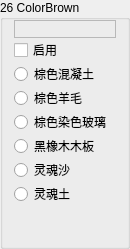
                 <widget class="QGroupBox" name="Base26">
                  <property name="sizePolicy">
                   <sizepolicy hsizetype="Fixed" vsizetype="Preferred">
                    <horstretch>0</horstretch>
                    <verstretch>0</verstretch>
                   </sizepolicy>
                  </property>
                  <property name="minimumSize">
                   <size>
                    <width>130</width>
                    <height>0</height>
                   </size>
                  </property>
                  <property name="maximumSize">
                   <size>
                    <width>130</width>
                    <height>16777215</height>
                   </size>
                  </property>
                  <property name="autoFillBackground">
                   <bool>true</bool>
                  </property>
                  <property name="title">
                   <string>26 ColorBrown</string>
                  </property>
                  <property name="flat">
                   <bool>false</bool>
                  </property>
                  <layout class="QVBoxLayout" name="verticalLayout_39">
                   <property name="spacing">
                    <number>0</number>
                   </property>
                   <property name="topMargin">
                    <number>0</number>
                   </property>
                   <property name="bottomMargin">
                    <number>0</number>
                   </property>
                   <item>
                    <widget class="QLabel" name="Color26">
                     <property name="font">
                      <font>
                       <family>微软雅黑</family>
                       <pointsize>9</pointsize>
                      </font>
                     </property>
                     <property name="frameShape">
                      <enum>QFrame::StyledPanel</enum>
                     </property>
                     <property name="text">
                      <string/>
                     </property>
                    </widget>
                   </item>
                   <item>
                    <widget class="QCheckBox" name="Enable26">
                     <property name="text">
                      <string>启用</string>
                     </property>
                    </widget>
                   </item>
                   <item>
                    <widget class="QRadioButton" name="is26Concrete">
                     <property name="text">
                      <string>棕色混凝土</string>
                     </property>
                     <property name="icon">
                      <iconset resource="../BlockTextures.qrc">
                       <normaloff>:/new/Textures/Slope/block/brown_concrete.png</normaloff>:/new/Textures/Slope/block/brown_concrete.png</iconset>
                     </property>
                    </widget>
                   </item>
                   <item>
                    <widget class="QRadioButton" name="is26Wool">
                     <property name="text">
                      <string>棕色羊毛</string>
                     </property>
                     <property name="icon">
                      <iconset resource="../BlockTextures.qrc">
                       <normaloff>:/new/Textures/Slope/block/brown_wool.png</normaloff>:/new/Textures/Slope/block/brown_wool.png</iconset>
                     </property>
                    </widget>
                   </item>
                   <item>
                    <widget class="QRadioButton" name="is26StainedGlass">
                     <property name="text">
                      <string>棕色染色玻璃</string>
                     </property>
                     <property name="icon">
                      <iconset resource="../BlockTextures.qrc">
                       <normaloff>:/new/Textures/Slope/block/brown_stained_glass.png</normaloff>:/new/Textures/Slope/block/brown_stained_glass.png</iconset>
                     </property>
                    </widget>
                   </item>
                   <item>
                    <widget class="QRadioButton" name="is26DarkOakPlanks">
                     <property name="text">
                      <string>黑橡木木板</string>
                     </property>
                     <property name="icon">
                      <iconset resource="../BlockTextures.qrc">
                       <normaloff>:/new/Textures/Slope/block/dark_oak_planks.png</normaloff>:/new/Textures/Slope/block/dark_oak_planks.png</iconset>
                     </property>
                    </widget>
                   </item>
                   <item>
                    <widget class="QRadioButton" name="is26SoulSand">
                     <property name="text">
                      <string>灵魂沙</string>
                     </property>
                     <property name="icon">
                      <iconset resource="../BlockTextures.qrc">
                       <normaloff>:/new/Textures/Slope/block/soul_sand.png</normaloff>:/new/Textures/Slope/block/soul_sand.png</iconset>
                     </property>
                    </widget>
                   </item>
                   <item>
                    <widget class="QRadioButton" name="is26SoulSoil">
                     <property name="text">
                      <string>灵魂土</string>
                     </property>
                     <property name="icon">
                      <iconset resource="../BlockTextures.qrc">
                       <normaloff>:/new/Textures/Slope/block/soul_soil.png</normaloff>:/new/Textures/Slope/block/soul_soil.png</iconset>
                     </property>
                    </widget>
                   </item>
                   <item>
                    <spacer name="verticalSpacer_36">
                     <property name="orientation">
                      <enum>Qt::Vertical</enum>
                     </property>
                     <property name="sizeHint" stdset="0">
                      <size>
                       <width>20</width>
                       <height>40</height>
                      </size>
                     </property>
                    </spacer>
                   </item>
                  </layout>
                 </widget>
